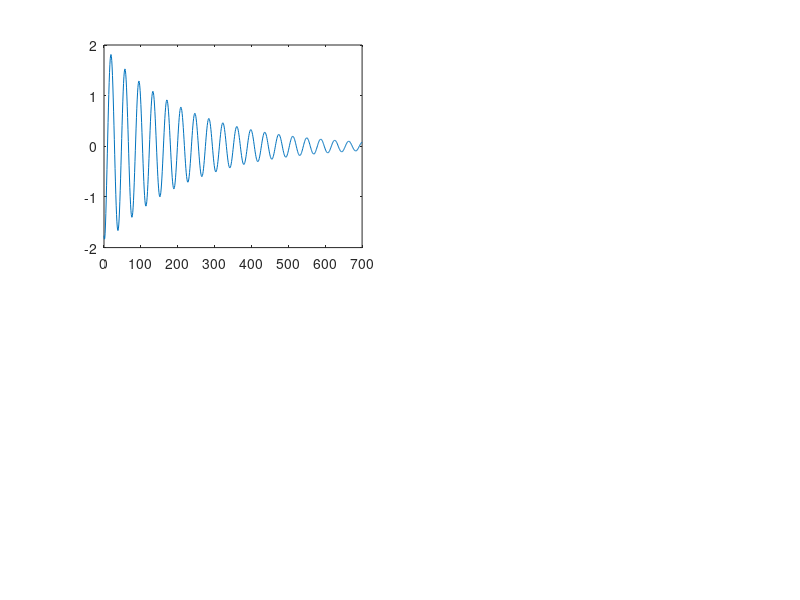

This figure's MATLAB source: (Note: this script raises an error after producing the figure.)
%{
------------------------------------------------------
Flight Conditions 
------------------------------------------------------
%}
 
H = 0;
Rho = 1.226;
U0 = 70.1;
M = 0.2;
GC = 0;
Theta0 = 0.2041;
 
%{
------------------------------------------------------
Geometric data
------------------------------------------------------
%}
 
S = 49.24;
b = 11.8;
Cbar = 4.88;
A = 2.83;
e = 0.89;
 
%{
------------------------------------------------------
Inertial data 
------------------------------------------------------
%}
 
m = 15060;
Ixx = 32146;
Iyy = 159375;
Izz = 181349;
Ixz = 2170;
 
%{
------------------------------------------------------
Steady state conditions 
------------------------------------------------------
%}
 
CL0 = 1;
CD0 = 0.2;
CTx0 = 0.2;
Cm0 = 0;
Cmt0 = 0;
 
%{
------------------------------------------------------
Longitudinal Aerodynamic deravatives  
------------------------------------------------------
%}
 
Cmu = 0;
Cm_alpha = -0.098;
Cm_alpha_dot = -0.95;
Cmq = -2;
Cm_t_u = 0;
Cm_t_alpha = 0;
C_L_u = 0;
C_L_alpha = 2.8;
C_L_alpha_dot = 0;
CLq = 0;
C_D_u = 0;
C_D_alpha = 0.555;
C_D_alpha_dot = 0;
C_Dq = 0;
C_T_u = 0;
C_L_delta_e = 0.24;
C_D_delta_e = -0.14;
C_m_delta_e = -0.322;
 
%{
------------------------------------------------------
Lateral Aerodynamic derivatives 
------------------------------------------------------
%}
 
C_I_beta = -0.156;
C_Ip = -0.272;
C_Ir = 0.205;
C_I_delta_a = 0.057;
C_I_delta_r = 0.0009;
C_n_beta = 0.199;
C_np = 0.013;
C_nr = -0.32;
C_n_delta_a = -0.0041;
C_n_delta_r = -0.072;
C_y_beta = -0.655;
C_yp = 0;
C_yr = 0;
C_y_delta_a = -0.0355;
C_y_delta_r = 0.124;
C_T_delta_T = 0;
C_L_delta_T = 0;
C_m_delta_T = 0;
 
qbar = (1/2)*Rho*U0^2;
 
g = 9.81;
 
%{
------------------------------------------------------
Matrix A 
------------------------------------------------------
%}

 
Xu = (-qbar * S)*(2*CD0 + C_D_u)/(m*U0);
Xw = ((qbar * S)/(m * U0))*(CL0*(1-(2*C_L_alpha)/(pi*e*A)));
 
Zu = -((qbar*S)/(m*U0))*(2*CL0 + C_L_u);
Zw = (-qbar * S)*(CD0 + C_L_alpha)/(m*U0);
 
Mq = (qbar*S*(Cbar^2) * Cmq) / (2 * Iyy * U0);
Mu = ((qbar*S*Cbar)/(Iyy*U0))* Cmu;
Mw = ((qbar*S*Cbar)/(Iyy*U0))* Cm_alpha;
%{
------------------------------------------------------
Matrix B 
------------------------------------------------------
%}
 
 
X_delta_e = (qbar * S * C_D_delta_e) / (m * U0);
X_delta_T = (qbar * S * C_T_delta_T) / (m * U0);
 
Z_delta_e = (qbar * S * C_L_delta_e) / (m * U0);
Z_delta_T = (qbar * S * C_L_delta_T) / (m * U0);
 
M_delta_e = (qbar * S * Cbar * C_m_delta_e) / (Iyy * U0);
M_delta_T = (qbar * S * Cbar * C_m_delta_T) / (Iyy * U0);
 
Mw_point = (qbar * S * Cbar^2 * Cm_alpha_dot) / (2 * Iyy * U0^2);
 
 
 
A = [Xu Xw 0 -g*cos(Theta0); Zu Zw U0 -g*sin(Theta0); Mu+Zu*Mw_point Mw+Zw*Mw_point Mq + U0*Mw_point 0; 0 0 1 0];
B = [X_delta_e X_delta_T;Z_delta_e Z_delta_T;M_delta_e+Z_delta_e*Mw_point M_delta_T+Z_delta_T*Mw_point;0 0];



%{
------------------------------------------------------
Characteristic Equation
------------------------------------------------------
%}

eq_characteristic = poly(A);



%{
------------------------------------------------------
Eigen_values
------------------------------------------------------
%}
[Eigen_vector, Eigen_values] = eig(A);

lambda1 = Eigen_values(1,1);
lambda2 = Eigen_values(2,2);
lambda3 = Eigen_values(3,3);
lambda4 = Eigen_values(4,4);


%{
------------------------------------------------------
Short period Mode
------------------------------------------------------
%}
wnsp = sqrt(lambda1*lambda2);
epsilon_sp = (-lambda1-lambda2)/(wnsp * 2);


%{
------------------------------------------------------
Phugoid Mode
------------------------------------------------------
%}
wnp = sqrt(lambda3*lambda4);
epsilon_p = (-lambda3-lambda4)/(wnp * 2);


%{
------------------------------------------------------
Curves of longitudinal motion
------------------------------------------------------
%}
t_long = 0:1:700;
delta_u = (Eigen_vector(1,1)*exp(lambda1*t_long))+(Eigen_vector(1,2)*exp(lambda2*t_long))+(Eigen_vector(1,3)*exp(lambda3*t_long))+(Eigen_vector(1,4)*exp(lambda4*t_long));
delta_w = (Eigen_vector(2,1)*exp(lambda1*t_long))+(Eigen_vector(2,2)*exp(lambda2*t_long))+(Eigen_vector(2,3)*exp(lambda3*t_long))+(Eigen_vector(2,4)*exp(lambda4*t_long));
delta_q = (Eigen_vector(3,1)*exp(lambda1*t_long))+(Eigen_vector(3,2)*exp(lambda2*t_long))+(Eigen_vector(3,3)*exp(lambda3*t_long))+(Eigen_vector(3,4)*exp(lambda4*t_long));
delta_teta = (Eigen_vector(4,1)*exp(lambda1*t_long))+(Eigen_vector(4,2)*exp(lambda2*t_long))+(Eigen_vector(4,3)*exp(lambda3*t_long))+(Eigen_vector(4,4)*exp(lambda4*t_long));
%%

subplot(2,2,1)
plot(t_long, delta_u);
subtitle("Phugoid mode delta u")
subplot(2,2,2)
plot(t_long, delta_w);
subtitle("short period mode delta w");
subplot(2,2,3)
plot(t_long, delta_q);
subtitle("short period mode delta q");
subplot(2,2,4)
plot(t_long, delta_teta);
subtitle("Phugoid mode delta teta");
%%


%{
------------------------------------------------------
Transfer Function of Each variable
------------------------------------------------------
%}
I_long = [1 0 0 0; 0 1 0 0; 0 0 1 0; 0 0 0 1];
s1=tf('s'); 

tf_long = minreal(inv(s1*I_long-A)*B,1e-4); 
vda1_long = zpk(tf_long(1,1));
vda2_long = zpk(tf_long(2,1));
vda3_long = zpk(tf_long(3,1));
vda4_long = zpk(tf_long(4,1));


%{
------------------------------------------------------
II) Lateral Dynamic Stability Airplane 
------------------------------------------------------
%}


%{
------------------------------------------------------
Matrix A lateral
------------------------------------------------------
%}
 
Yv = (qbar*S*C_y_beta)/(m*U0);
Lv = (qbar*S*b*C_I_beta)/(Ixx*U0);
Nv = (qbar*S*b*C_n_beta)/(Izz*U0);
 
Yp = (qbar*S*b*C_yp)/(2*m*U0);
Lp = (qbar*S*b^2*C_Ip)/(2*Ixx*U0);
Np = (qbar*S*b^2*C_np)/(2*Izz*U0);
 
Yr = (qbar*S*b*C_yr)/(2*m*U0);
Lr = (qbar*S*b^2*C_Ir)/(2*Ixx*U0);
Nr = (qbar*S*b^2*C_nr)/(2*Izz*U0);

A_Lat = [Yv Yp -(U0-Yr) g*cos(Theta0); Lv Lp Lr 0; Nv Np Nr 0; 0 1 0 0];

%{
------------------------------------------------------
Matrix B lateral 
------------------------------------------------------
%}
 
Y_delta_r = ((qbar*S)/(m*U0))*C_y_delta_r;
L_delta_r = ((qbar*S*b)/(Ixx*U0))*C_I_delta_r;
N_delta_r = ((qbar*S*b)/(Izz*U0))*C_n_delta_r;
 
Y_delta_a = ((qbar*S)/(m*U0))*C_y_delta_a;
L_delta_a = ((qbar*S*b)/(Ixx*U0))*C_I_delta_a;
N_delta_a = ((qbar*S*b)/(Izz*U0))*C_n_delta_a;
 

B_Lat = [Y_delta_r Y_delta_a; L_delta_r L_delta_a; N_delta_r N_delta_a; 0 0];


%{
------------------------------------------------------
Characteristic Equation
------------------------------------------------------
%}

eq_characteristic_Lat = poly(A_Lat);


%{
------------------------------------------------------
Eigen_values
------------------------------------------------------
%}
[Eigen_vector_Lat, Eigen_values_Lat] = eig(A_Lat);

lambda1_Lat = Eigen_values_Lat(1,1);
lambda2_Lat = Eigen_values_Lat(2,2);
lambda3_Lat = Eigen_values_Lat(3,3);
lambda4_Lat = Eigen_values_Lat(4,4);


%{
------------------------------------------------------
Spiral Mode
------------------------------------------------------
%}
t_Lat = 0:1:100;
delta_v_spiral = (Eigen_vector_Lat(1,2)*exp(lambda2_Lat*t_Lat));
delta_p_spiral = (Eigen_vector_Lat(2,2)*exp(lambda2_Lat*t_Lat));
delta_r_spiral = (Eigen_vector_Lat(3,2)*exp(lambda2_Lat*t_Lat));
delta_phi_spiral = (Eigen_vector_Lat(4,2)*exp(lambda2_Lat*t_Lat));

plot(t_Lat, delta_v_spiral);

plot(t_Lat, delta_p_spiral);

plot(t_Lat, delta_r_spiral);

plot(t_Lat, delta_phi_spiral);



%{
------------------------------------------------------
Rolling Mode
------------------------------------------------------
%}
delta_v_rolling = (Eigen_vector_Lat(1,1)*exp(lambda1_Lat*t_Lat));
delta_p_rolling = (Eigen_vector_Lat(2,1)*exp(lambda1_Lat*t_Lat));
delta_r_rolling = (Eigen_vector_Lat(3,1)*exp(lambda1_Lat*t_Lat));
delta_phi_rolling = (Eigen_vector_Lat(4,1)*exp(lambda1_Lat*t_Lat));


plot(t_Lat, delta_v_rolling);

plot(t_Lat, delta_p_rolling);

plot(t_Lat, delta_r_rolling);

plot(t_Lat, delta_phi_rolling);




%{
------------------------------------------------------
Dutch Mode
------------------------------------------------------
%}
delta_v_Dutch = (Eigen_vector_Lat(1,3)*exp(lambda3_Lat*t_Lat))+(Eigen_vector_Lat(1,4)*exp(lambda4_Lat*t_Lat));
delta_p_Dutch = (Eigen_vector_Lat(2,3)*exp(lambda3_Lat*t_Lat))+(Eigen_vector_Lat(2,4)*exp(lambda4_Lat*t_Lat));
delta_r_Dutch = (Eigen_vector_Lat(3,3)*exp(lambda3_Lat*t_Lat))+(Eigen_vector_Lat(3,4)*exp(lambda4_Lat*t_Lat));
delta_phi_Dutch = (Eigen_vector_Lat(4,3)*exp(lambda3_Lat*t_Lat))+(Eigen_vector_Lat(4,4)*exp(lambda4_Lat*t_Lat));

subplot(1,3,3)
plot(t_Lat, delta_v_Dutch);
subplot(1,3,3)
plot(t_Lat, delta_p_Dutch);
subplot(1,3,3)
plot(t_Lat, delta_r_Dutch);
subplot(1,3,3)
plot(t_Lat, delta_phi_Dutch);


%{
------------------------------------------------------
Transfer Function of Each variable
------------------------------------------------------
%}

%TF
I_lat = [1 0 0 0; 0 1 0 0; 0 0 1 0; 0 0 0 1];
s=tf('s'); 

tf_lat = minreal(inv(s*I_lat-A_Lat)*B_Lat,1e-4); 
vda1_lat = zpk(tf_lat(1,1));
vda2_lat = zpk(tf_lat(2,1));
vda3_lat = zpk(tf_lat(3,1));
vda4_lat = zpk(tf_lat(4,1));

